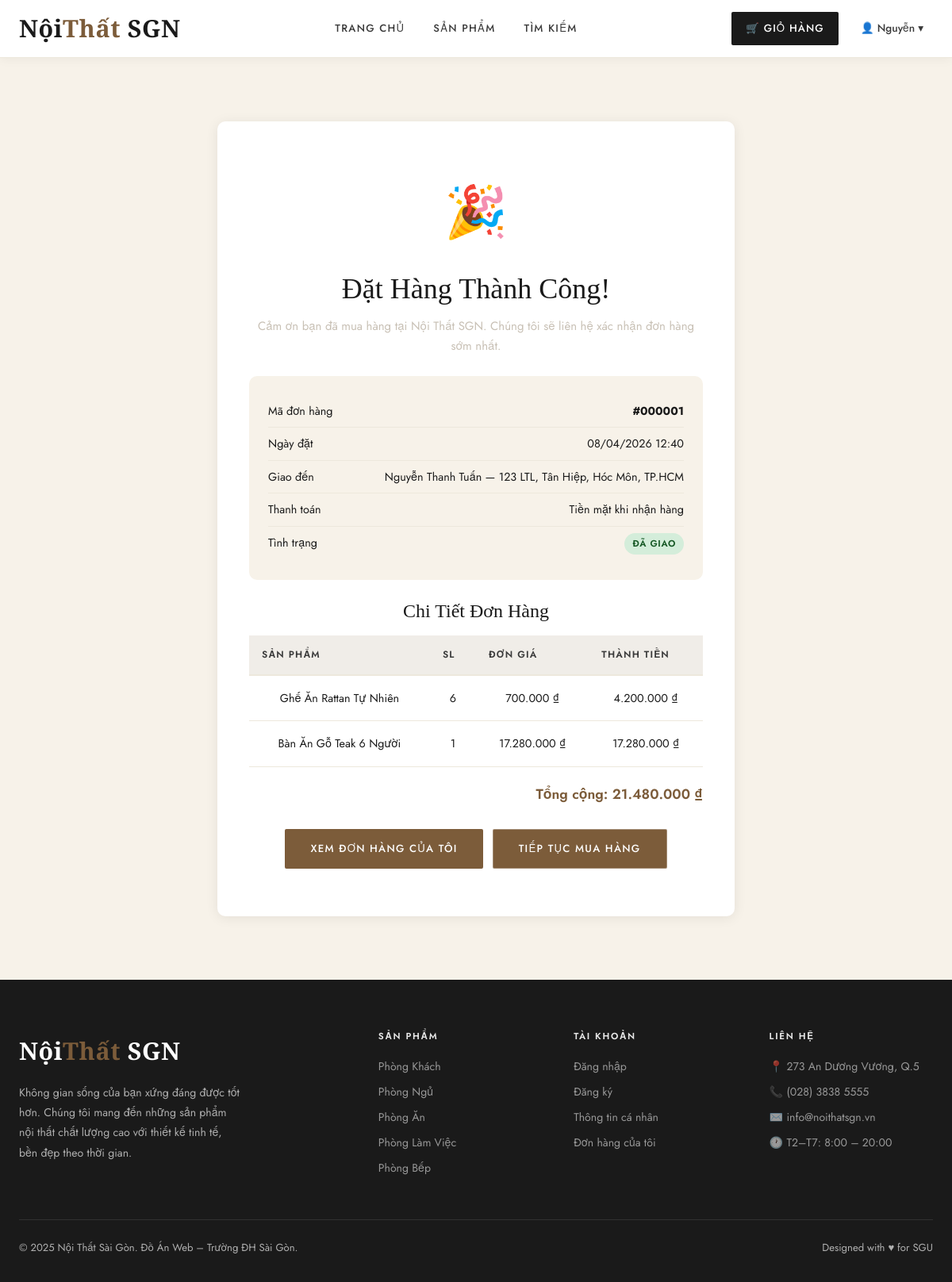
Page /NoiThat/order-success.php?id=1 (signed in) on the committed database.
### tables this page shows
CREATE TABLE `khach_hang` (
  `ma_kh` int(11) NOT NULL,
  `ho_ten` varchar(100) NOT NULL,
  `email` varchar(150) NOT NULL,
  `mat_khau` varchar(255) NOT NULL,
  `dien_thoai` varchar(20) DEFAULT NULL,
  `dia_chi` varchar(255) DEFAULT NULL,
  `phuong_xa` varchar(100) DEFAULT NULL,
  `quan_huyen` varchar(100) DEFAULT NULL,
  `tinh_tp` varchar(100) DEFAULT NULL,
  `trang_thai` tinyint(1) DEFAULT 1 COMMENT '1=active, 0=khóa',
  `created_at` datetime DEFAULT current_timestamp()
);

CREATE TABLE `don_hang` (
  `ma_dh` int(11) NOT NULL,
  `ma_kh` int(11) NOT NULL,
  `ngay_dat` datetime DEFAULT current_timestamp(),
  `ho_ten_giao` varchar(100) NOT NULL,
  `dien_thoai_giao` varchar(20) DEFAULT NULL,
  `dia_chi_giao` varchar(255) NOT NULL,
  `phuong_xa` varchar(100) DEFAULT NULL,
  `quan_huyen` varchar(100) DEFAULT NULL,
  `tinh_tp` varchar(100) DEFAULT NULL,
  `hinh_thuc_tt` enum('tien_mat','chuyen_khoan','truc_tuyen') DEFAULT 'tien_mat',
  `tong_tien` decimal(15,2) DEFAULT 0.00,
  `trang_thai` enum('moi_dat','da_xac_nhan','da_giao','da_huy') DEFAULT 'moi_dat',
  `ghi_chu` text DEFAULT NULL,
  `da_tru_kho` tinyint(1) DEFAULT 0
);

CREATE TABLE `chitiet_dh` (
  `id` int(11) NOT NULL,
  `ma_dh` int(11) NOT NULL,
  `ma_sp` int(11) NOT NULL,
  `ten_sp` varchar(200) NOT NULL,
  `so_luong` int(11) NOT NULL DEFAULT 1,
  `gia_ban` decimal(15,2) NOT NULL
);

### NoiThat/includes/functions.php (called while the page is built, shortened)
<?php
function formatMoney($amount) {
    return number_format($amount, 0, ',', '.') . ' ₫';
}
function isLoggedIn() {
    return isset($_SESSION['kh_id']) && $_SESSION['kh_id'] > 0;
}
function currentKH($conn) {
    $id = (int)$_SESSION['kh_id'];
    $r  = $conn->query("SELECT * FROM khach_hang WHERE ma_kh=$id");
    return $r->fetch_assoc();
}
function trangThaiDH($status) {
    $map = [
        'moi_dat'     => ['label' => 'Mới đặt',     'class' => 'badge-warning'],
        'da_xac_nhan' => ['label' => 'Đã xác nhận', 'class' => 'badge-info'],
        'da_giao'     => ['label' => 'Đã giao',     'class' => 'badge-success'],
        'da_huy'      => ['label' => 'Đã hủy',      'class' => 'badge-danger'],
    ];
    return $map[$status] ?? ['label' => $status, 'class' => 'badge-secondary'];
}
function hinhThucTT($ht) {
    $map = [
        'tien_mat'    => 'Tiền mặt khi nhận hàng',
        'chuyen_khoan'=> 'Chuyển khoản ngân hàng',
        'truc_tuyen'  => 'Thanh toán trực tuyến',
    ];
    return $map[$ht] ?? $ht;
}

### NoiThat/order-success.php (the view, shortened to what this page needs)
<?php
require_once __DIR__ . '/config/db.php';
require_once __DIR__ . '/includes/functions.php';
$ma_dh = (int)($_GET['id'] ?? 0);
$kh_id = (int)$_SESSION['kh_id'];
$r = $conn->query("SELECT * FROM don_hang WHERE ma_dh=$ma_dh AND ma_kh=$kh_id");
$dh = $r->fetch_assoc();
$chi_tiet = $conn->query("SELECT * FROM chitiet_dh WHERE ma_dh=$ma_dh");
include __DIR__ . '/includes/header.php';
?>
<section class="py-section">
    <div class="container" style="max-width:700px;">
        <div class="success-card">
            <div class="success-icon">🎉</div>
            <h2>Đặt Hàng Thành Công!</h2>
            <p class="text-muted mt-8">Cảm ơn bạn đã mua hàng tại Nội Thất SGN. Chúng tôi sẽ liên hệ xác nhận đơn hàng sớm nhất.</p>
            <div class="order-info-box">
                <div class="info-row"><span>Mã đơn hàng</span><strong>#<?= str_pad($dh['ma_dh'],6,'0',STR_PAD_LEFT) ?></strong></div>
                <div class="info-row"><span>Ngày đặt</span><span><?= date('d/m/Y H:i', strtotime($dh['ngay_dat'])) ?></span></div>
                <div class="info-row"><span>Giao đến</span><span><?= htmlspecialchars($dh['ho_ten_giao']) ?> — <?= htmlspecialchars($dh['dia_chi_giao']) ?>, <?= htmlspecialchars($dh['phuong_xa']??'') ?>, <?= htmlspecialchars($dh['quan_huyen']??'') ?>, <?= htmlspecialchars($dh['tinh_tp']??'') ?></span></div>
                <div class="info-row"><span>Thanh toán</span><span><?= hinhThucTT($dh['hinh_thuc_tt']) ?></span></div>
                <div class="info-row"><span>Tình trạng</span>
                    <?php $tt = trangThaiDH($dh['trang_thai']); ?>
                    <span class="badge <?= $tt['class'] ?>"><?= $tt['label'] ?></span>
                </div>
            </div>
            <h3 style="font-family:var(--font-display);font-weight:400;margin-bottom:16px;">Chi Tiết Đơn Hàng</h3>
            <table class="orders-table" style="margin-bottom:20px;">
                <thead><tr><th>Sản phẩm</th><th>SL</th><th>Đơn giá</th><th>Thành tiền</th></tr></thead>
                <tbody>
                    <?php while ($ct = $chi_tiet->fetch_assoc()): ?>
                    <tr>
                        <td><?= htmlspecialchars($ct['ten_sp']) ?></td>
                        <td><?= $ct['so_luong'] ?></td>
                        <td><?= formatMoney($ct['gia_ban']) ?></td>
                        <td><?= formatMoney($ct['gia_ban'] * $ct['so_luong']) ?></td>
                    </tr>
                    <?php endwhile; ?>
                </tbody>
            </table>
            <div style="text-align:right;font-size:1.1rem;font-weight:600;color:var(--walnut);margin-bottom:28px;">
                Tổng cộng: <?= formatMoney($dh['tong_tien']) ?>
            </div>
            <div style="display:flex;gap:12px;justify-content:center;flex-wrap:wrap;">
                <a href="<?= SITE_URL ?>/orders.php" class="btn-primary">Xem Đơn Hàng Của Tôi</a>
                <a href="<?= SITE_URL ?>/products.php" class="btn-outline" style="background:var(--walnut);color:var(--white);">Tiếp Tục Mua Hàng</a>
            </div>
        </div>
    </div>
</section>
<?php include __DIR__ . '/includes/footer.php'; ?>

### NoiThat/includes/header.php (shortened to what this page needs)
<?php
require_once __DIR__ . '/../config/db.php';
require_once __DIR__ . '/../includes/functions.php';
$kh         = currentKH($conn);
$base       = SITE_URL;
$cur_path   = $_SERVER['REQUEST_URI'];
?>
<!DOCTYPE html>
<html lang="vi">
<head>
    <link rel="stylesheet" href="<?= $base ?>/assets/css/style.css">
</head>
<body>
<header class="site-header">
    <div class="container">
        <div class="header-inner">
            <a href="<?= $base ?>/index.php" class="logo">Nội<span>Thất</span> SGN</a>
            <nav class="nav-main">
                <a href="<?= $base ?>/index.php" <?= (strpos($cur_path,'index.php')!==false||$cur_path===$base.'/')?' class="active"':'' ?>>Trang Chủ</a>
                <div class="has-dropdown">
                    <a href="<?= $base ?>/products.php" <?= (strpos($cur_path,'products.php')!==false)?' class="active"':'' ?>>Sản Phẩm</a>
                </div>
                <a href="<?= $base ?>/search.php" <?= (strpos($cur_path,'search.php')!==false)?' class="active"':'' ?>>Tìm Kiếm</a>
            </nav>
            <div class="nav-actions">
                <a href="<?= $base ?>/cart.php" class="cart-btn">
                    🛒 Giỏ hàng
                </a>
                <?php if ($kh): ?>
                <div class="user-menu">
                    <div class="user-menu-btn">
                        👤 <?= htmlspecialchars(explode(' ',$kh['ho_ten'])[0]) ?> ▾
                    </div>
                </div>
                <?php endif; ?>
            </div>
        </div>
    </div>
</header>

### NoiThat/includes/header.php (style rules this page uses)
.user-menu { position: relative; display: inline-block; }
.user-menu-btn { cursor: pointer; padding: 8px 12px; display: flex; align-items: center; gap: 5px; user-select: none; }

### rows in the picture
khach_hang: ho_ten "Nguyễn"
don_hang: ma_dh "000001", ngay_dat "08/04/2026 12:40", ho_ten_giao "Nguyễn Thanh Tuấn", dia_chi_giao "123 LTL", phuong_xa "Tân Hiệp", quan_huyen "Hóc Môn", tinh_tp "TP.HCM", hinh_thuc_tt "Tiền mặt khi nhận hàng", trang_thai "ĐÃ GIAO", tong_tien "21.480.000 ₫"
chitiet_dh: ten_sp "Ghế Ăn Rattan Tự Nhiên", so_luong "6", gia_ban "700.000 ₫", formatMoney($ct['gia_ban'] * $ct['so_luong']) "4.200.000 ₫"
chitiet_dh: ten_sp "Bàn Ăn Gỗ Teak 6 Người", so_luong "1", gia_ban "17.280.000 ₫", formatMoney($ct['gia_ban'] * $ct['so_luong']) "17.280.000 ₫"
